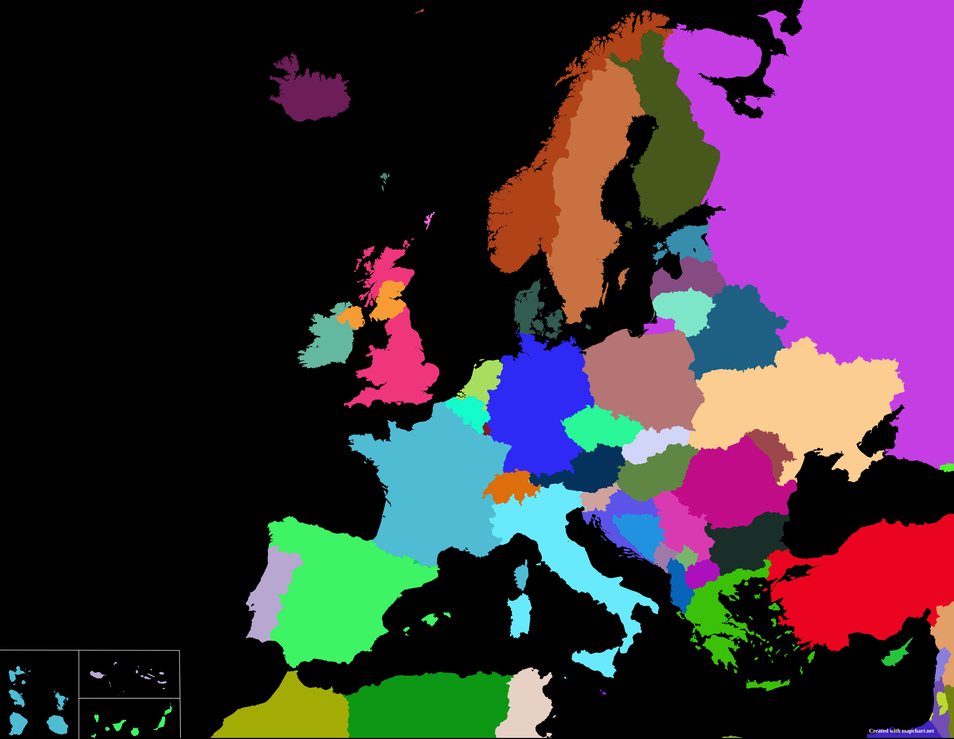
#> input picture Data/mapchart/countrys_nuts2.png, 954 x 739 px, shrunk from 6000 x 4650 before the run
$ python create_map.py
#> lines starting #> are read from the running program, lines starting #| are printed output that depends on the picture
import matplotlib.pyplot as plt
import numpy as np


country=plt.imread("mapchart/countrys_nuts2.png")[:,:,:3]
nuts2=plt.imread("mapchart/nuts2.png")[:,:,:3]
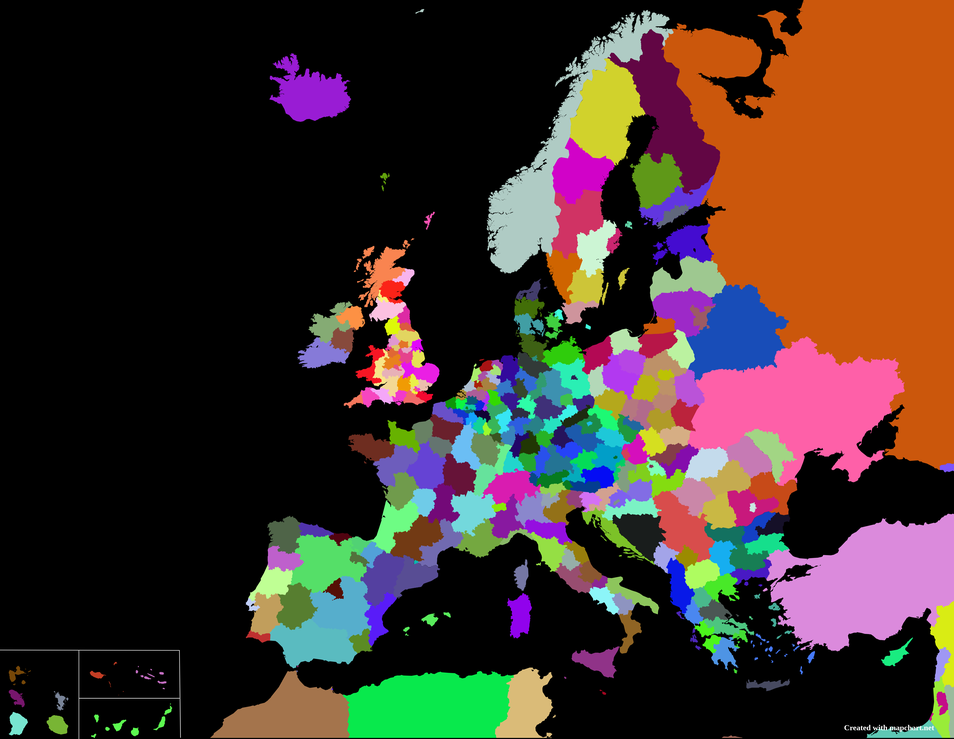
#> input picture Data/mapchart/nuts2.png, 954 x 739 px, shrunk from 6000 x 4650 before the run
nuts3=plt.imread("mapchart/nuts3.png")[:,:,:3]
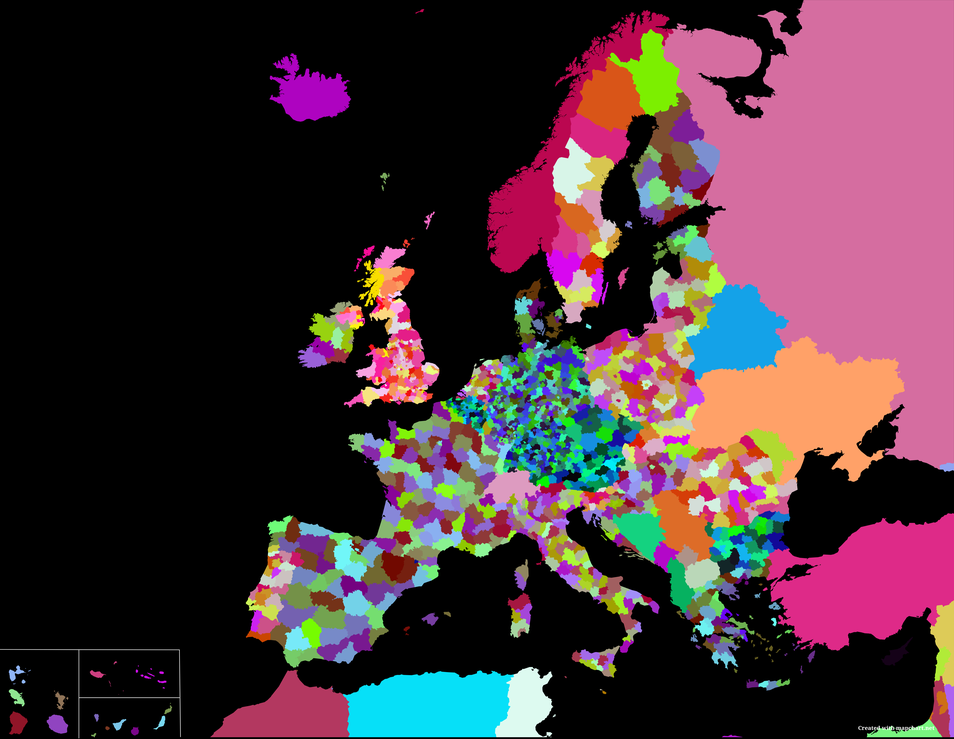
#> input picture Data/mapchart/nuts3.png, 954 x 739 px, shrunk from 6000 x 4650 before the run

print(country.shape)
#| (739, 954, 3)
plt.imshow(country)
plt.show()
